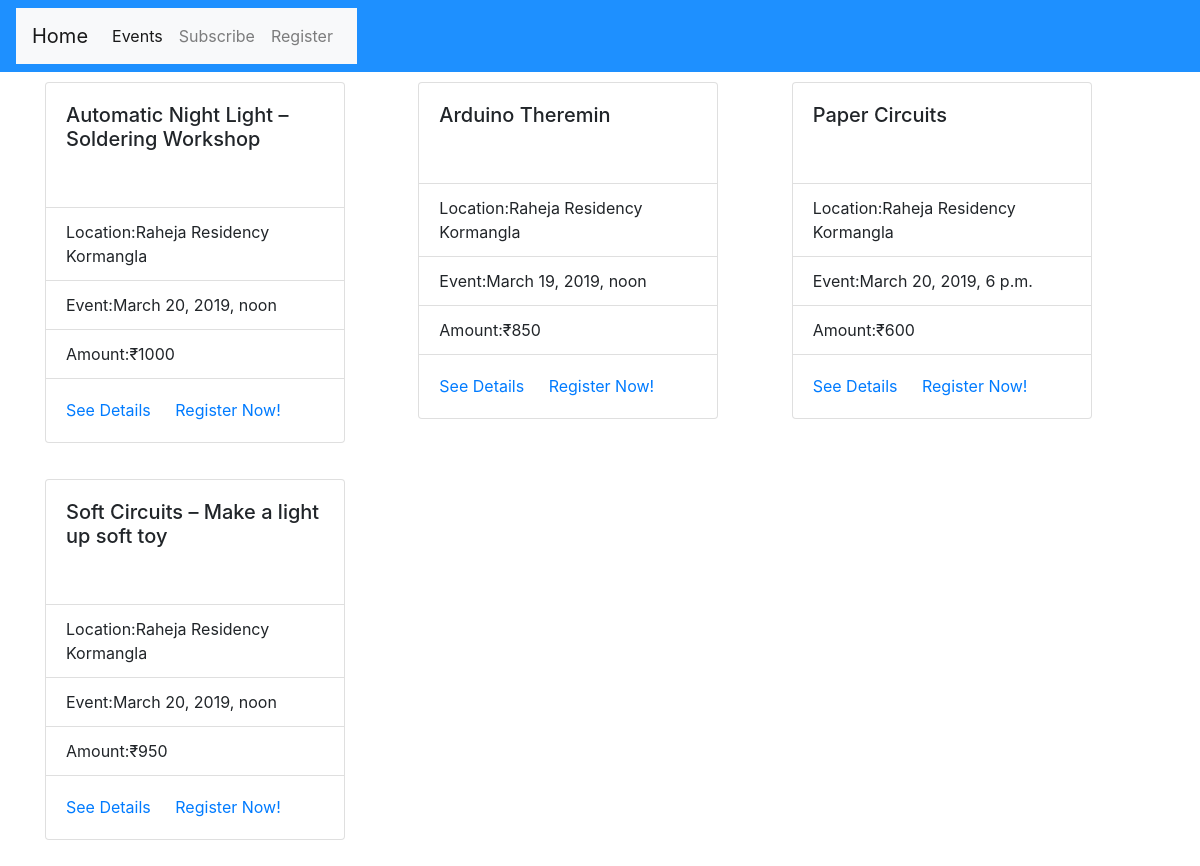
/events/, run on an earlier commit of the app's database.
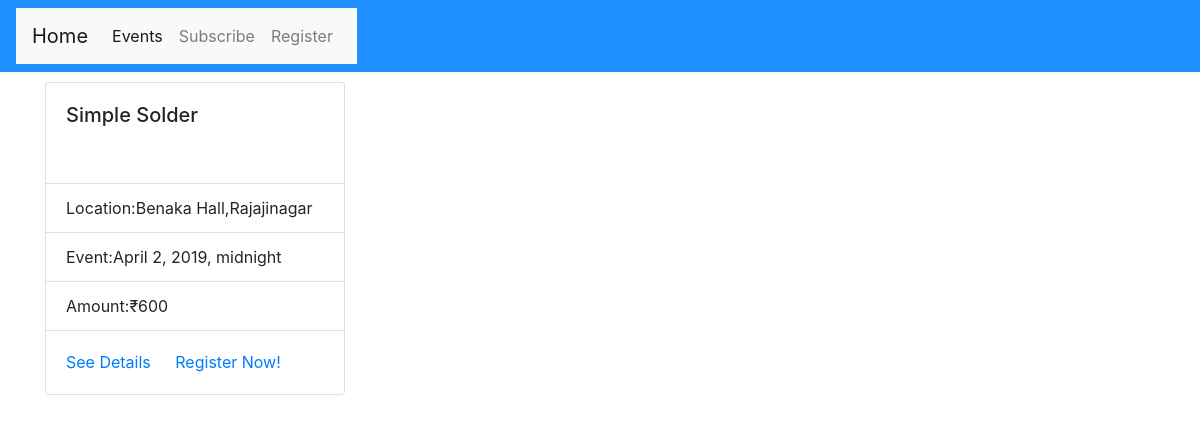
And on a later commit of the database.
### tinker/models.py (models this page shows, shortened)
class Event(models.Model):
	event_name=models.CharField(max_length=200)
	event_date=models.DateTimeField()
	fee=models.IntegerField(default=0)
	event_venue=models.CharField(max_length=200)
	capacity=models.IntegerField(default=0)
	registered=models.IntegerField(default=0)
	about=models.TextField()
	cover=models.ImageField(upload_to="events/")

### tinker/views.py (the view)
# urls.py: path('events/',events_catalogue),
def events_catalogue(request):
	all_events=Event.objects.all()
	return render(request,"events_catalogue.html", {'events':all_events})

### tinker/templates/events_catalogue.html (shortened to what this page needs)
<!DOCTYPE html>
<html>
	<head>
	</head>
	<link rel="stylesheet" href="https://stackpath.bootstrapcdn.com/bootstrap/4.2.1/css/bootstrap.min.css">
	<body>
		<nav class="navbar navbar-light" style="background-color:DodgerBlue ;">
			<nav class="navbar navbar-expand-lg navbar-light bg-light">
				<div class="collapse navbar-collapse" id="navbarTogglerDemo01">
					<a class="navbar-brand" href="/home/">Home</a>
					<ul class="navbar-nav mr-auto mt-2 mt-lg-0">
						<li class="nav-item active">
							<a class="nav-link" href="/events/">Events<span class="sr-only">(current)</span></a>
						</li>
						<li class="nav-item">
							<a class="nav-link" href="/subscribe/">Subscribe</a>
						</li>
						<li class="nav-item">
							<a class="nav-link" href="/register/" tabindex="-1" aria-disabled="true">Register</a>
						</li>
					</ul>
				</div>
			</nav>
		</nav>
		<div class="container">
			<div class="form-row">
				{% for event in events%}
					<div class="form-group col-md-4">
						<div class="card" style="width:300px; margin-right:10px; margin-bottom:10px; margin-top:10px">
							<div class="card-body">
								<h5 class="card-title">{{event.event_name}}</h5>
							</div>
							<ul class="list-group list-group-flush">
								<li class="list-group-item">Location:{{event.event_venue}}</li>
								<li class="list-group-item">Event:{{event.event_date}}</li>
								<li class="list-group-item">Amount:₹{{event.fee}}</li>
							</ul>
							<div class="card-body">
								<a href="/events/{{event.pk}}/" class="card-link">See Details</a>
								{% if event.capacity >= event.registered %}
									<a href="/register/" class="card-link">Register Now!</a>
								{% endif %}
							</div>
						</div>
					</div>
				{% endfor %}
			</div>
		</div>
	</body>
</html>
</html>

What changed in the data, as far as the page shows it:
removed Event: event_name "Automatic Night Light – Soldering Workshop", event_venue "Raheja Residency Kormangla", event_date "March 20, 2019, noon", fee "1000", capacity "Register Now!"
removed Event: event_name "Arduino Theremin", event_venue "Raheja Residency Kormangla", event_date "March 19, 2019, noon", fee "850", capacity "Register Now!"
removed Event: event_name "Paper Circuits", event_venue "Raheja Residency Kormangla", event_date "March 20, 2019, 6 p.m.", fee "600", capacity "Register Now!"
removed Event: event_name "Soft Circuits – Make a light up soft toy", event_venue "Raheja Residency Kormangla", event_date "March 20, 2019, noon", fee "950", capacity "Register Now!"
added Event: event_name "Simple Solder", event_venue "Benaka Hall,Rajajinagar", event_date "April 2, 2019, midnight", fee "600", capacity "Register Now!"
